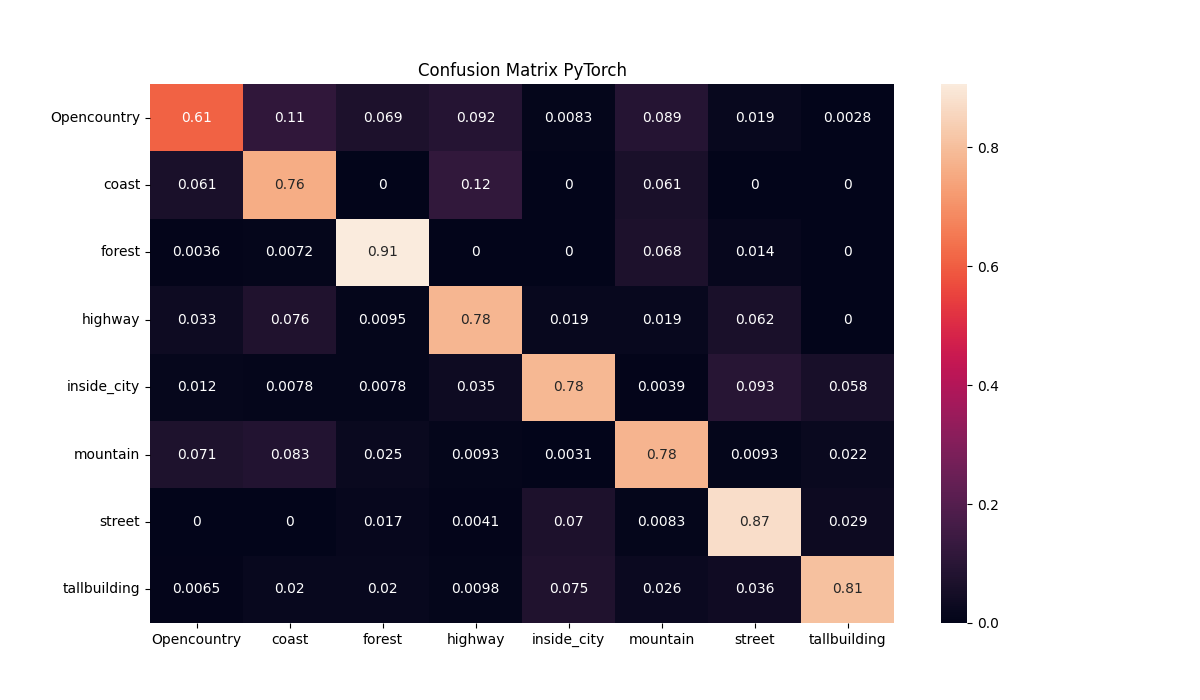

The script that saved this image:

#import tensorflow as tf
#from tensorflow.keras.models import load_model
#from sklearn.metrics import roc_auc_score
#from sklearn.metrics import RocCurveDisplay
import numpy as np
from utils import *

import os
os.environ["KERAS_BACKEND"] = "torch"  # Or "jax" or "torch"!
os.environ["CUDA_VISIBLE_DEVICES"] = "0"
import time
import keras
from keras.utils import plot_model

import torch
from torch import nn
import torch.nn.functional as F
from torchsummary import summary

from torchvision import datasets, transforms

device = "cuda" if torch.cuda.is_available() else 'cpu'
print(f'The device we will be working on is: {device}')



CLASSES = ['Opencountry','coast','forest','highway','inside_city','mountain','street','tallbuilding']

IMG_CHANNELS = 3
OUTPUT_SHAPE = 8
#N_EPOCHS = 75

class net(nn.Module):

    def __init__(self):
        super().__init__()
        self.conv_block_first = nn.Sequential(
            nn.Conv2d(in_channels=IMG_CHANNELS,
                      out_channels=8,
                      kernel_size=9,  
                      stride=3,
                      padding=0),  
            nn.BatchNorm2d(8),
            nn.ReLU(),
        )
        self.pool2 = nn.MaxPool2d(kernel_size=2)
        
        self.conv_block1 = nn.Sequential(
            nn.Conv2d(in_channels=8,
                      out_channels=8,
                      kernel_size=5,  
                      stride=1,
                      padding=0),  
            nn.BatchNorm2d(8),
            nn.ReLU(),
        
            nn.Conv2d(in_channels=8,
                      out_channels=16,
                      kernel_size=3, 
                      stride=1,
                      padding=0), 
            nn.BatchNorm2d(16),
            nn.ReLU(),
        )
        
        self.conv_block2 = nn.Sequential(
            nn.MaxPool2d(kernel_size=2),
            nn.Conv2d(in_channels=8,
                      out_channels=8,
                      kernel_size=5, 
                      stride=1,
                      padding=0),  
            nn.BatchNorm2d(8),
            nn.ReLU(),
            nn.MaxPool2d(kernel_size=2),
            nn.Conv2d(in_channels=8,
                      out_channels=16,
                      kernel_size=3, 
                      stride=1,
                      padding=0),  
            nn.BatchNorm2d(16),
            nn.ReLU(),
        )

        self.conv_block3 = nn.Sequential(
            nn.MaxPool2d(kernel_size=3),
            nn.Conv2d(in_channels=8,
                      out_channels=8,
                      kernel_size=5,  
                      stride=1,
                      padding=0),  
            nn.BatchNorm2d(8),
            nn.ReLU(),
        
            nn.Conv2d(in_channels=8,
                      out_channels=16,
                      kernel_size=3, 
                      stride=1,
                      padding=0), 
            nn.BatchNorm2d(16),
            nn.ReLU(),
        )
        
        self.dense_block = nn.Sequential(
            nn.Flatten()
        )
        
        self.output = nn.Sequential(
            nn.Linear(in_features=48*1*1, 
                      out_features=OUTPUT_SHAPE)
        )

    def forward(self, x):
        # INITIAL CONVOLUTION
        x = self.conv_block_first(x)
        x = self.pool2(x)

        # PATH 1
        x1 = self.conv_block1(x)
        x1 = nn.functional.avg_pool2d(x1, x1.size()[2:])
        
        # PATH 2
        x2 = self.conv_block2(x)
        x2 = nn.functional.avg_pool2d(x2, x2.size()[2:])
        
        # PATH 3
        x3 = self.conv_block3(x)
        x3 = nn.functional.avg_pool2d(x3, x3.size()[2:])

        # COMBINATION OF PATHS
        x1 = x1.view(x1.size(0), -1)
        x2 = x2.view(x2.size(0), -1)
        x3 = x3.view(x3.size(0), -1)
        out = torch.cat((x1, x2, x3), 1)
        #print(f'Output shape of out: {out.shape}')
        out = out.view(-1, 48*1*1)

        clas = self.output(out)
        return clas


MODEL_PATH = "/ghome/group07/C5/3path_model/modelos_C5/torch_set3_b16.pt"

loaded_model = net().to(device)
loaded_model.load_state_dict(torch.load(MODEL_PATH))


all_y = []
all_preds = []


DATASET_DIR = '/ghome/group07/C5/MIT_small_augments/small_bigger_3/'
test_path = DATASET_DIR+'/test'
batch_size = 16

transform = transforms.Compose([
    #transforms.Resize((256, 256)),  # Resize images to a fixed size
    transforms.ToTensor(),  # Convert images to PyTorch tensors
    #transforms.Normalize((0.5, 0.5, 0.5), (0.5, 0.5, 0.5))  # Normalize pixel values
])

test_data = datasets.ImageFolder(root=test_path, transform=transform)

test_loader = torch.utils.data.DataLoader(
                dataset=test_data,
                batch_size=batch_size,
                shuffle=False)

for inputs, labels in test_loader:
    inputs, labels = inputs.to(device), labels.to(device)


calculate_accuracy_and_loss(loaded_model, test_loader, device)



'''
preds = []
pred_scores = []
targets = []

for cls in os.listdir(test_path):
    subdirectory_path = os.path.join(VAL_DIR, cls)
    image_paths = [os.path.join(subdirectory_path, image_file) for image_file in os.listdir(subdirectory_path)]
    for image_path in image_paths:
        img = load_and_preprocess_image(image_path=image_path,
                                        target_size=(img_size, img_size))
 
        pred = list(loaded_model.predict(img)[0])
        pred_score = max(pred)

        pred = pred.index(max(pred))
        pred = CLASSES[pred]

        preds.append(pred)
        pred_scores.append(pred_score)
        targets.append(cls)


# plot preds



create_confusion_matrix(targets, preds)
metrics = get_metrics(targets, preds)
print(metrics)
#create and save auroc curve
RocCurveDisplay.from_predictions( targets, pred_scores)
plt.savefig('auroc.png')
'''